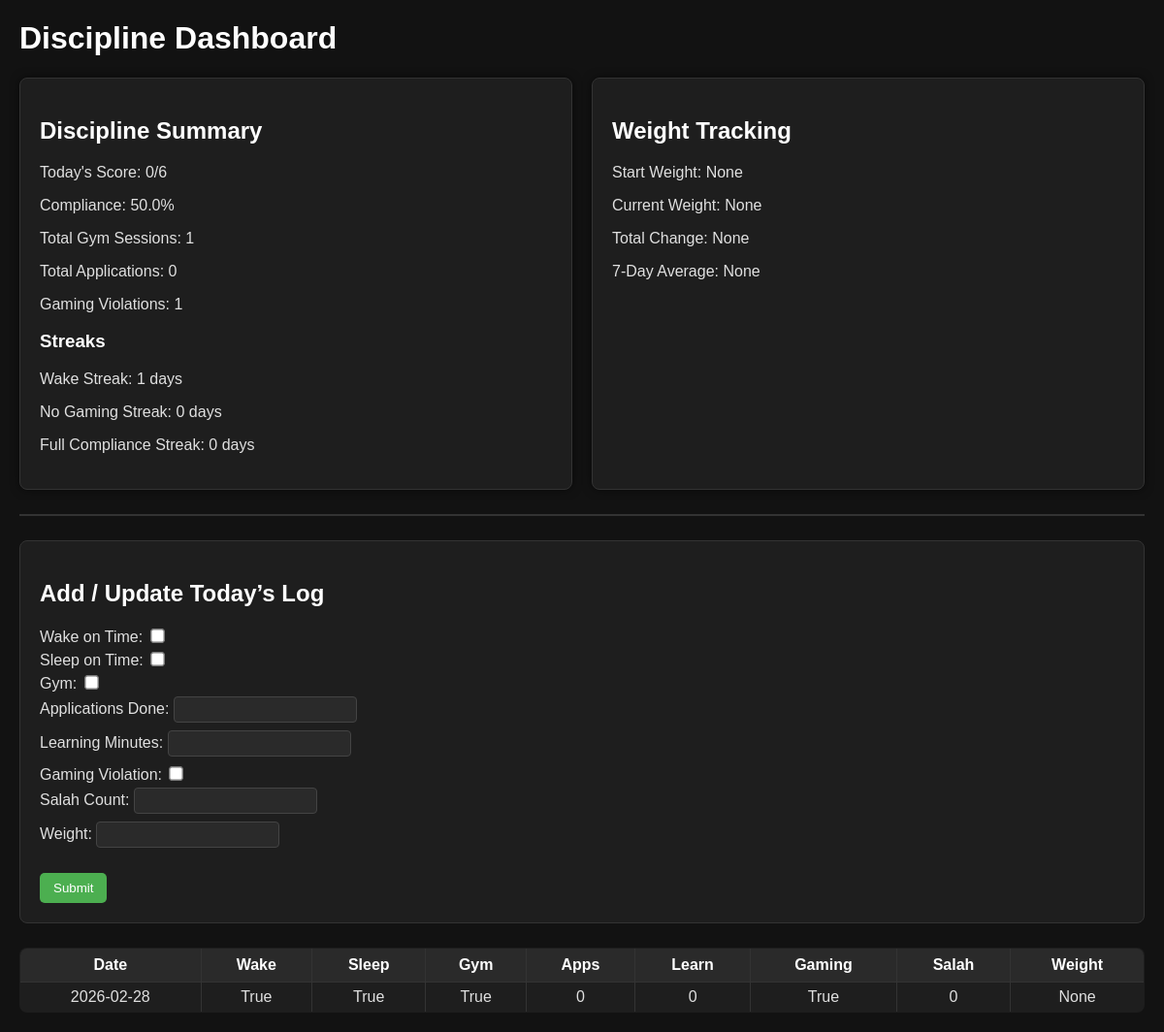
The page / on the database its author committed.
### models.py (models this page shows)
class DailyLog(Base):
    __tablename__="daily_logs"
    id=Column(Integer, primary_key=True, index=True)
    date = Column(String, unique=True, index=True)
    wake_on_time=Column(Boolean, default=False)
    sleep_on_time=Column(Boolean, default=False)
    gym= Column(Boolean, default=False)
    applications_done= Column(Integer, default=0)
    learning_minutes=Column(Integer, default=0)
    gaming_violation=Column(Boolean, default=False)
    salah_count=Column(Integer, default=0)
    weight=Column(Float, nullable=True)

### app.py (the view)
@app.get("/", response_class=HTMLResponse)
def dashboard(request: Request):
    db: Session = next(get_db())
    logs = db.query(DailyLog).all()
    compliance = calculate_compliance(logs)
    total_gym = sum(log.gym for log in logs)
    total_apps = sum(log.applications_done for log in logs)
    gaming_violations = sum(log.gaming_violation for log in logs)
    today_str = date.today().isoformat()
    today_log = db.query(DailyLog).filter(DailyLog.date == today_str).first()
    weights = [(log.date, log.weight) for log in logs if log.weight is not None]
    weight_values = [w[1] for w in weights]
    current_weight = weight_values[-1] if weight_values else None
    start_weight = weight_values[0] if weight_values else None
    weight_change = None
    if start_weight and current_weight:
        weight_change = round(current_weight - start_weight, 2)
    weekly_avg = None
    if len(weight_values) >= 7:
        last_7 = weight_values[-7:]
        weekly_avg = round(sum(last_7) / 7, 2)
    today_score = 0
    logs_sorted = sorted(logs, key=lambda x: x.date)
    wake_streak = 0
    gaming_streak = 0
    full_streak = 0
    for log in reversed(logs_sorted):
        if log.wake_on_time:
            wake_streak += 1
        else:
            break
    for log in reversed(logs_sorted):
        if not log.gaming_violation:
            gaming_streak += 1
        else:
            break
    for log in reversed(logs_sorted):
        score = (
        int(log.wake_on_time) +
        int(log.sleep_on_time) +
        int(log.gym) +
        int(log.applications_done >= 1) +
        int(log.learning_minutes >= 120) +
        int(not log.gaming_violation)
    )
        if score == 6:
            full_streak += 1
        else:
            break
        if today_log:
            today_score += int(today_log.wake_on_time)
            today_score += int(today_log.sleep_on_time)
            today_score += int(today_log.gym)
            today_score += int(today_log.applications_done >= 1)
            today_score += int(today_log.learning_minutes >= 120)
            today_score += int(not today_log.gaming_violation)
    return templates.TemplateResponse("dashboard.html", {
        "request": request,
        "logs": logs,
        "compliance": compliance,
        "total_gym": total_gym,
        "total_apps": total_apps,
        "gaming_violations": gaming_violations,
        "today_score": today_score,
        "current_weight": current_weight,
        "start_weight": start_weight,
        "weight_change": weight_change,
        "weekly_avg": weekly_avg,
        "wake_streak": wake_streak,
        "gaming_streak": gaming_streak,
        "full_streak": full_streak,
    })

### templates/dashboard.html (shortened to what this page needs)
<!DOCTYPE html>
<html>
<head>
</head>
<body>
<h1>Discipline Dashboard</h1>
<div class="top-container">
    <div class="card">
        <h2>Discipline Summary</h2>
        <p>Today's Score: {{ today_score }}/6</p>
        <p>Compliance: {{ compliance }}%</p>
        <p>Total Gym Sessions: {{ total_gym }}</p>
        <p>Total Applications: {{ total_apps }}</p>
        <p>Gaming Violations: {{ gaming_violations }}</p>
        <h3>Streaks</h3>
        <p>Wake Streak: {{ wake_streak }} days</p>
        <p>No Gaming Streak: {{ gaming_streak }} days</p>
        <p>Full Compliance Streak: {{ full_streak }} days</p>
    </div>
    <div class="card">
        <h2>Weight Tracking</h2>
        <p>Start Weight: {{ start_weight }}</p>
        <p>Current Weight: {{ current_weight }}</p>
        <p>Total Change: {{ weight_change }}</p>
        <p>7-Day Average: {{ weekly_avg }}</p>
    </div>
</div>
<hr>
<div class="form-section">
    <h2>Add / Update Today’s Log</h2>
    <form method="post" action="/add">
        <label>Wake on Time:</label>
        <input type="checkbox" name="wake_on_time"><br>
        <label>Sleep on Time:</label>
        <input type="checkbox" name="sleep_on_time"><br>
        <label>Gym:</label>
        <input type="checkbox" name="gym"><br>
        <label>Applications Done:</label>
        <input type="number" name="applications_done"><br>
        <label>Learning Minutes:</label>
        <input type="number" name="learning_minutes"><br>
        <label>Gaming Violation:</label>
        <input type="checkbox" name="gaming_violation"><br>
        <label>Salah Count:</label>
        <input type="number" name="salah_count"><br>
        <label>Weight:</label>
        <input type="number" step="0.1" name="weight"><br><br>
        <button type="submit">Submit</button>
    </form>
</div>
<table>
    <tr>
        <th>Date</th>
        <th>Wake</th>
        <th>Sleep</th>
        <th>Gym</th>
        <th>Apps</th>
        <th>Learn</th>
        <th>Gaming</th>
        <th>Salah</th>
        <th>Weight</th>
    </tr>
    {% for log in logs %}
    <tr>
        <td>{{ log.date }}</td>
        <td>{{ log.wake_on_time }}</td>
        <td>{{ log.sleep_on_time }}</td>
        <td>{{ log.gym }}</td>
        <td>{{ log.applications_done }}</td>
        <td>{{ log.learning_minutes }}</td>
        <td>{{ log.gaming_violation }}</td>
        <td>{{ log.salah_count }}</td>
        <td>{{ log.weight }}</td>
    </tr>
    {% endfor %}
</table>
</body>
</html>

### templates/dashboard.html (style rules this page uses)
body { font-family: Arial, sans-serif; margin: 20px; background-color: #121212; color: #e0e0e0; }
h1, h2, h3 { color: #ffffff; }
.top-container { display: flex; justify-content: space-between; gap: 20px; }
.card { background-color: #1e1e1e; border: 1px solid #333; padding: 20px; width: 48%; border-radius: 8px; box-shadow: 0 0 10px rgba(0,0,0,0.5); }
hr { border: 1px solid #333; margin: 25px 0; }
.form-section { margin-top: 20px; background-color: #1e1e1e; padding: 20px; border-radius: 8px; border: 1px solid #333; }
input[type="number"], input[type="text"] { background-color: #2a2a2a; color: #fff; border: 1px solid #444; padding: 5px; margin-bottom: 8px; border-radius: 4px; }
input[type="checkbox"] { transform: scale(1.1); margin-bottom: 8px; }
button { background-color: #4caf50; color: white; border: none; padding: 8px 14px; border-radius: 5px; cursor: pointer; }
table { margin-top: 25px; width: 100%; border-collapse: collapse; background-color: #1e1e1e; border-radius: 8px; overflow: hidden; }
table, th, td { border: 1px solid #333; }
th { background-color: #2a2a2a; color: #ffffff; padding: 8px; }
td { padding: 6px; text-align: center; }

### rows shown on the page
DailyLog: date "2026-02-28", wake_on_time "True", sleep_on_time "True", gym "True", applications_done "0", learning_minutes "0", gaming_violation "True", salah_count "0", weight "None"

### other values the page prints
{{ today_score }} "0"
{{ compliance }} "50.0"
{{ total_gym }} "1"
{{ total_apps }} "0"
{{ gaming_violations }} "1"
{{ wake_streak }} "1"
{{ gaming_streak }} "0"
{{ full_streak }} "0"
{{ start_weight }} "None"
{{ current_weight }} "None"
{{ weight_change }} "None"
{{ weekly_avg }} "None"
